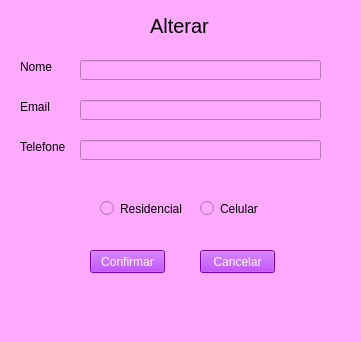
<?xml version="1.0" encoding="UTF-8"?>
<ui version="4.0">
 <class>mainAlterar</class>
 <widget class="QMainWindow" name="mainAlterar">
  <property name="geometry">
   <rect>
    <x>0</x>
    <y>0</y>
    <width>361</width>
    <height>342</height>
   </rect>
  </property>
  <property name="windowTitle">
   <string>MainWindow</string>
  </property>
  <property name="styleSheet">
   <string notr="true">background-color: rgb(255, 170, 255);</string>
  </property>
  <widget class="QWidget" name="centralwidget">
   <widget class="QLabel" name="label_2">
    <property name="geometry">
     <rect>
      <x>20</x>
      <y>100</y>
      <width>47</width>
      <height>13</height>
     </rect>
    </property>
    <property name="text">
     <string>Email</string>
    </property>
   </widget>
   <widget class="QRadioButton" name="celularAlterar">
    <property name="geometry">
     <rect>
      <x>200</x>
      <y>200</y>
      <width>82</width>
      <height>17</height>
     </rect>
    </property>
    <property name="text">
     <string>Celular</string>
    </property>
   </widget>
   <widget class="QPushButton" name="cancelar">
    <property name="geometry">
     <rect>
      <x>200</x>
      <y>250</y>
      <width>75</width>
      <height>23</height>
     </rect>
    </property>
    <property name="styleSheet">
     <string notr="true">background-color: rgb(170, 0, 255);
color: rgb(255, 255, 255);</string>
    </property>
    <property name="text">
     <string>Cancelar</string>
    </property>
   </widget>
   <widget class="QLabel" name="label">
    <property name="geometry">
     <rect>
      <x>20</x>
      <y>60</y>
      <width>47</width>
      <height>13</height>
     </rect>
    </property>
    <property name="text">
     <string>Nome</string>
    </property>
   </widget>
   <widget class="QLabel" name="label_3">
    <property name="geometry">
     <rect>
      <x>20</x>
      <y>140</y>
      <width>47</width>
      <height>13</height>
     </rect>
    </property>
    <property name="text">
     <string>Telefone</string>
    </property>
   </widget>
   <widget class="QLabel" name="label_4">
    <property name="geometry">
     <rect>
      <x>150</x>
      <y>10</y>
      <width>61</width>
      <height>31</height>
     </rect>
    </property>
    <property name="font">
     <font>
      <pointsize>15</pointsize>
     </font>
    </property>
    <property name="text">
     <string>Alterar</string>
    </property>
   </widget>
   <widget class="QLineEdit" name="nomeAlterar">
    <property name="geometry">
     <rect>
      <x>80</x>
      <y>60</y>
      <width>241</width>
      <height>20</height>
     </rect>
    </property>
   </widget>
   <widget class="QLineEdit" name="emailAlterar">
    <property name="geometry">
     <rect>
      <x>80</x>
      <y>100</y>
      <width>241</width>
      <height>20</height>
     </rect>
    </property>
   </widget>
   <widget class="QPushButton" name="confirmar">
    <property name="geometry">
     <rect>
      <x>90</x>
      <y>250</y>
      <width>75</width>
      <height>23</height>
     </rect>
    </property>
    <property name="styleSheet">
     <string notr="true">background-color: rgb(170, 0, 255);
color: rgb(255, 255, 255);</string>
    </property>
    <property name="text">
     <string>Confirmar</string>
    </property>
   </widget>
   <widget class="QLineEdit" name="telefoneAlterar">
    <property name="geometry">
     <rect>
      <x>80</x>
      <y>140</y>
      <width>241</width>
      <height>20</height>
     </rect>
    </property>
   </widget>
   <widget class="QRadioButton" name="rendencialAlterar">
    <property name="geometry">
     <rect>
      <x>100</x>
      <y>200</y>
      <width>82</width>
      <height>17</height>
     </rect>
    </property>
    <property name="text">
     <string>Residencial</string>
    </property>
   </widget>
  </widget>
  <widget class="QMenuBar" name="menubar">
   <property name="geometry">
    <rect>
     <x>0</x>
     <y>0</y>
     <width>361</width>
     <height>21</height>
    </rect>
   </property>
  </widget>
  <widget class="QStatusBar" name="statusbar"/>
 </widget>
 <resources/>
 <connections/>
</ui>
